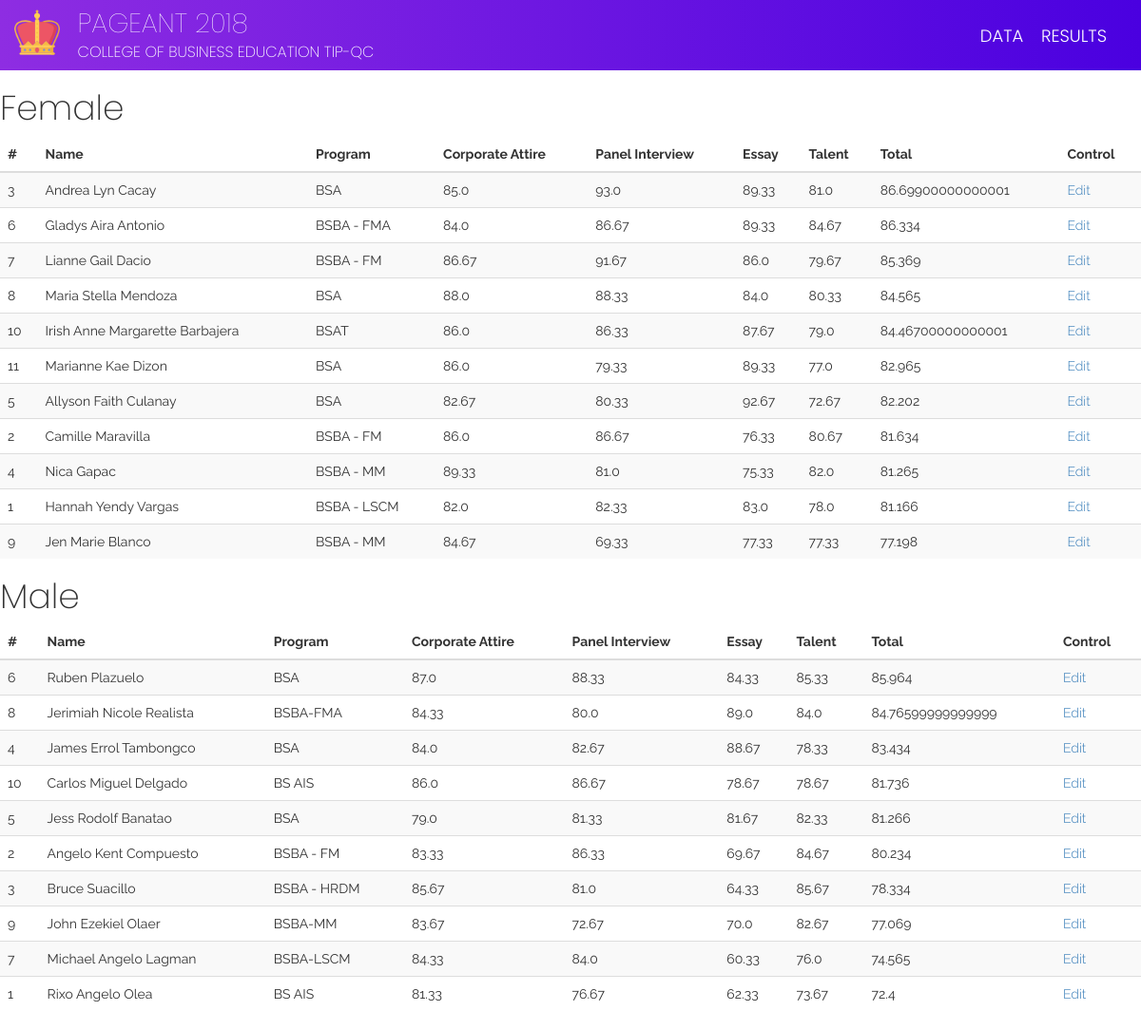
The page /candidates/pre_pageant/list (signed in) on the database its author committed.
### candidates/models.py (models this page shows, shortened)
class PrePageant(models.Model):
    candidate = models.ForeignKey(Candidate, on_delete=models.CASCADE)
    judge = models.ForeignKey(User, on_delete=models.CASCADE)
    corporate_attire = models.FloatField(validators=[MaxValueValidator(100), MinValueValidator(0)])
    panel_interview = models.FloatField(validators=[MaxValueValidator(100), MinValueValidator(0)])
    essay = models.FloatField(validators=[MaxValueValidator(100), MinValueValidator(0)])
    talent = models.FloatField(validators=[MaxValueValidator(100), MinValueValidator(0)])
    total = models.FloatField(null=True)
    class Meta:
        unique_together = ("candidate", "judge")

class Candidate(models.Model):
    idx = models.IntegerField(null=True)
    picture = models.ImageField(default="default.png")
    first_name = models.CharField(max_length=50)
    last_name = models.CharField(max_length=50)
    program = models.CharField(max_length=50)
    sex = models.CharField(max_length=8, choices=(('Male', 'Male'), ('Female', 'Female')))
    order = models.IntegerField(null=True)
    class Meta:
        ordering = ('idx', 'sex')

### candidates/views.py (the view)
# urls.py: path('pre_pageant/list', views.pre_pageant_list, name='pre_pageant_list'),
@login_required(login_url='admin:login')
def pre_pageant_list(request):
    data = PrePageant.objects.filter(judge=request.user).order_by('-total')
    return render(request, 'candidates/pre_pageant_list.html', {'data': data})

### candidates/templates/candidates/pre_pageant_list.html
{% extends 'add.html' %}
{% load static %}
{% block form %}
<div class="row">
    <h1>Female</h1>
    <table class="table table-striped">
        <thead>
        <tr>
            <th scope="col">#</th>
            <th scope="col">Name</th>
            <th scope="col">Program</th>
            <th scope="col">Corporate Attire</th>
            <th scope="col">Panel Interview</th>
            <th scope="col">Essay</th>
            <th scope="col">Talent</th>
            <th scope="col">Total</th>
            <th scope="col">Control</th>
        </tr>
        </thead>
        <tbody>
        {% for each in data %}
        {% if each.candidate.sex == 'Female' %}
        <tr>
            <th scope="row">{{ each.candidate.idx }}</th>
            <td>{{ each.candidate.first_name }}<span> </span>{{ each.candidate.last_name }}</td>
            <td>{{ each.candidate.program }}</td>
            <td>{{ each.corporate_attire }}</td>
            <td>{{ each.panel_interview }}</td>
            <td>{{ each.essay }}</td>
            <td>{{ each.talent }}</td>
            <td>{{ each.total }}</td>
            <td><a href="{% url 'pre_pageant_detail' pk=each.pk %}">Edit</a></td>
        </tr>
        {% endif %}
        {% endfor %}
        </tbody>
    </table>
    <h1>Male</h1>
    <table class="table table-striped">
        <thead>
        <tr>
            <th scope="col">#</th>
            <th scope="col">Name</th>
            <th scope="col">Program</th>
            <th scope="col">Corporate Attire</th>
            <th scope="col">Panel Interview</th>
            <th scope="col">Essay</th>
            <th scope="col">Talent</th>
            <th scope="col">Total</th>
            <th scope="col">Control</th>
        </tr>
        </thead>
        <tbody>
        {% for each in data %}
        {% if each.candidate.sex == 'Male' %}
        <tr>
            <th scope="row">{{ each.candidate.idx }}</th>
            <td>{{ each.candidate.first_name }}<span> </span>{{ each.candidate.last_name }}</td>
            <td>{{ each.candidate.program }}</td>
            <td>{{ each.corporate_attire }}</td>
            <td>{{ each.panel_interview }}</td>
            <td>{{ each.essay }}</td>
            <td>{{ each.talent }}</td>
            <td>{{ each.total }}</td>
            <td><a href="{% url 'pre_pageant_detail' pk=each.pk %}">Edit</a></td>
        </tr>
        {% endif %}
        {% endfor %}
        </tbody>
    </table>
</div>
{% endblock %}

### staticfiles/css/base.css (style rules this page uses)
p, td, a, .btn-x { font-family: "Raleway", -apple-system, BlinkMacSystemFont, "Segoe UI", Roboto, "Helvetica Neue", Arial, sans-serif; font-weight: 300; }
table tbody tr th, table tbody tr td { font-size: 14px; font-weight: 400; }
h1, h2, h3, h4, h5, h6 { font-weight: 200; font-family: "Poppins", -apple-system, BlinkMacSystemFont, "Segoe UI", Roboto, "Helvetica Neue", Arial, sans-serif; }
body { font-family: "Raleway", -apple-system, BlinkMacSystemFont, "Segoe UI", Roboto, "Helvetica Neue", Arial, sans-serif; font-weight: 400; }

### rows shown on the page
PrePageant: candidate.idx "3", candidate.first_name "Andrea Lyn", candidate.last_name "Cacay", candidate.program "BSA", corporate_attire "85.0", panel_interview "93.0", essay "89.33", talent "81.0", total "86.69900000000001"
PrePageant: candidate.idx "6", candidate.first_name "Gladys Aira", candidate.last_name "Antonio", candidate.program "BSBA - FMA", corporate_attire "84.0", panel_interview "86.67", essay "89.33", talent "84.67", total "86.334"
PrePageant: candidate.idx "7", candidate.first_name "Lianne Gail", candidate.last_name "Dacio", candidate.program "BSBA - FM", corporate_attire "86.67", panel_interview "91.67", essay "86.0", talent "79.67", total "85.369"
PrePageant: candidate.idx "8", candidate.first_name "Maria Stella", candidate.last_name "Mendoza", candidate.program "BSA", corporate_attire "88.0", panel_interview "88.33", essay "84.0", talent "80.33", total "84.565"
PrePageant: candidate.idx "10", candidate.first_name "Irish Anne Margarette", candidate.last_name "Barbajera", candidate.program "BSAT", corporate_attire "86.0", panel_interview "86.33", essay "87.67", talent "79.0", total "84.46700000000001"
PrePageant: candidate.idx "11", candidate.first_name "Marianne Kae", candidate.last_name "Dizon", candidate.program "BSA", corporate_attire "86.0", panel_interview "79.33", essay "89.33", talent "77.0", total "82.965"
PrePageant: candidate.idx "5", candidate.first_name "Allyson Faith", candidate.last_name "Culanay", candidate.program "BSA", corporate_attire "82.67", panel_interview "80.33", essay "92.67", talent "72.67", total "82.202"
PrePageant: candidate.idx "2", candidate.first_name "Camille", candidate.last_name "Maravilla", candidate.program "BSBA - FM", corporate_attire "86.0", panel_interview "86.67", essay "76.33", talent "80.67", total "81.634"
PrePageant: candidate.idx "4", candidate.first_name "Nica", candidate.last_name "Gapac", candidate.program "BSBA - MM", corporate_attire "89.33", panel_interview "81.0", essay "75.33", talent "82.0", total "81.265"
PrePageant: candidate.idx "1", candidate.first_name "Hannah Yendy", candidate.last_name "Vargas", candidate.program "BSBA - LSCM", corporate_attire "82.0", panel_interview "82.33", essay "83.0", talent "78.0", total "81.166"
PrePageant: candidate.idx "9", candidate.first_name "Jen Marie", candidate.last_name "Blanco", candidate.program "BSBA - MM", corporate_attire "84.67", panel_interview "69.33", essay "77.33", talent "77.33", total "77.198"
PrePageant: candidate.idx "6", candidate.first_name "Ruben", candidate.last_name "Plazuelo", candidate.program "BSA", corporate_attire "87.0", panel_interview "88.33", essay "84.33", talent "85.33", total "85.964"
PrePageant: candidate.idx "8", candidate.first_name "Jerimiah Nicole", candidate.last_name "Realista", candidate.program "BSBA-FMA", corporate_attire "84.33", panel_interview "80.0", essay "89.0", talent "84.0", total "84.76599999999999"
PrePageant: candidate.idx "4", candidate.first_name "James Errol", candidate.last_name "Tambongco", candidate.program "BSA", corporate_attire "84.0", panel_interview "82.67", essay "88.67", talent "78.33", total "83.434"
PrePageant: candidate.idx "10", candidate.first_name "Carlos Miguel", candidate.last_name "Delgado", candidate.program "BS AIS", corporate_attire "86.0", panel_interview "86.67", essay "78.67", talent "78.67", total "81.736"
PrePageant: candidate.idx "5", candidate.first_name "Jess Rodolf", candidate.last_name "Banatao", candidate.program "BSA", corporate_attire "79.0", panel_interview "81.33", essay "81.67", talent "82.33", total "81.266"
PrePageant: candidate.idx "2", candidate.first_name "Angelo Kent", candidate.last_name "Compuesto", candidate.program "BSBA - FM", corporate_attire "83.33", panel_interview "86.33", essay "69.67", talent "84.67", total "80.234"
PrePageant: candidate.idx "3", candidate.first_name "Bruce", candidate.last_name "Suacillo", candidate.program "BSBA - HRDM", corporate_attire "85.67", panel_interview "81.0", essay "64.33", talent "85.67", total "78.334"
PrePageant: candidate.idx "9", candidate.first_name "John Ezekiel", candidate.last_name "Olaer", candidate.program "BSBA-MM", corporate_attire "83.67", panel_interview "72.67", essay "70.0", talent "82.67", total "77.069"
PrePageant: candidate.idx "7", candidate.first_name "Michael Angelo", candidate.last_name "Lagman", candidate.program "BSBA-LSCM", corporate_attire "84.33", panel_interview "84.0", essay "60.33", talent "76.0", total "74.565"
PrePageant: candidate.idx "1", candidate.first_name "Rixo Angelo", candidate.last_name "Olea", candidate.program "BS AIS", corporate_attire "81.33", panel_interview "76.67", essay "62.33", talent "73.67", total "72.4"
